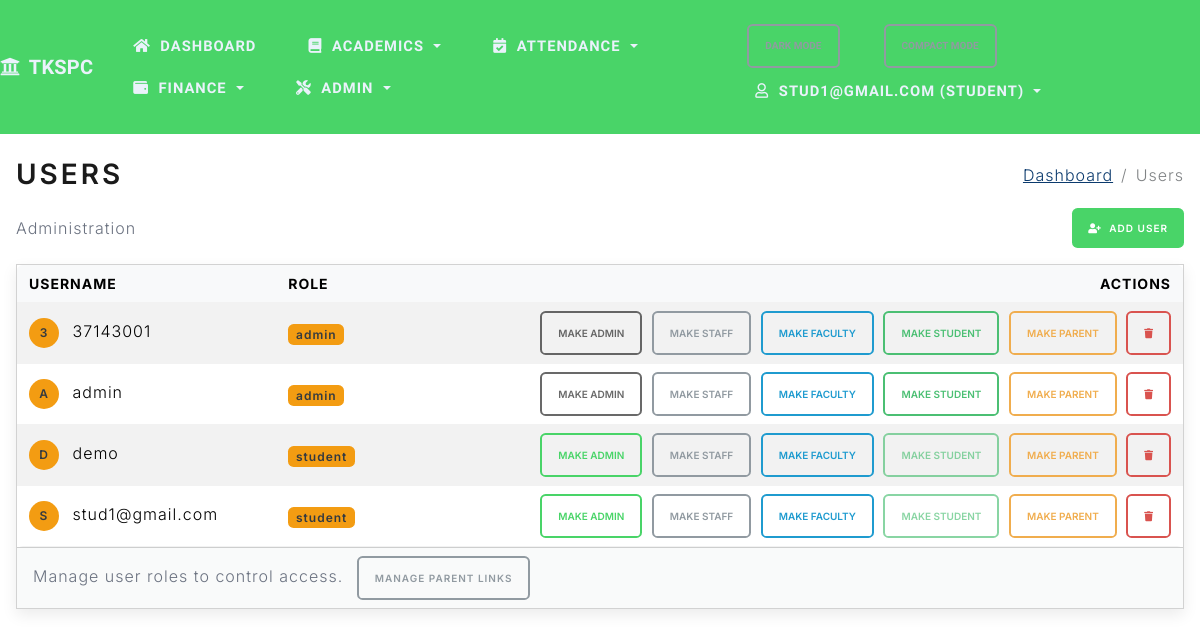
Screenshot of /admin/users (signed in) with the database file from the repository.
### project/models.py (models this page shows, shortened)
class User(db.Model):
    id = db.Column(db.Integer, primary_key=True)
    username = db.Column(db.String(80), unique=True, nullable=False)
    password_hash = db.Column(db.String(256), nullable=False)
    role = db.Column(db.String(20), nullable=False, default='staff')

### project/routes.py (the view)
@app.route('/admin/users')
@crud_required('user', 'read')
def admin_users():
    users = User.query.order_by(User.username.asc()).all()
    usernames = [u.username for u in users]
    photos = {}
    for photo in UserPhoto.query.filter(UserPhoto.username.in_(usernames)).all():
        photos[photo.username] = url_for('static', filename=photo.file_path.lstrip('/'))
    return render_template('users.html', title='Users', users=users, photos=photos)

### project/routes.py (called while the page is built)
def crud_required(resource: str, action: str):
    def decorator(fn):
        @wraps(fn)
        def wrapper(*args, **kwargs):
            if not session.get('logged_in'):
                flash('Please log in to access this page.', 'warning')
                return redirect(url_for('login', next=request.path))
            role = session.get('role')
            allowed = CRUD_PERMISSIONS.get(resource, {}).get(action, [])
            if role not in allowed:
                flash('You are not authorized to perform this action.', 'danger')
                return redirect(url_for('index'))
            return fn(*args, **kwargs)
        return wrapper
    return decorator

### project/templates/users.html (shortened to what this page needs)
{% extends 'base.html' %}
{% block page_title %}<h2 class="mb-0">Users</h2>{% endblock %}
{% block breadcrumbs %}
  <li class="breadcrumb-item"><a href="{{ url_for('dashboard') }}">Dashboard</a></li>
  <li class="breadcrumb-item active" aria-current="page">Users</li>
{% endblock %}
{% block content %}
<div class="d-flex justify-content-between align-items-center mb-3">
  <span class="text-muted">Administration</span>
  <a href="{{ url_for('add_user') }}" class="btn btn-primary btn-sm"><i class="fas fa-user-plus me-1"></i> Add User</a>
</div>
<div class="card">
  <div class="card-body p-0">
    <div class="table-responsive">
      <table class="table table-striped table-sm mb-0">
        <thead>
          <tr>
            <th>Username</th>
            <th>Role</th>
            <th class="text-end" style="min-width: 500px;">Actions</th>
          </tr>
        </thead>
        <tbody>
          {% for u in users %}
          <tr>
            <td>
              {% if photos.get(u.username) %}
              <img src="{{ photos[u.username] }}" class="rounded-circle me-2" style="width: 30px; height: 30px;" alt="{{ u.username }}">
              {% else %}
              <span class="badge bg-secondary rounded-circle me-2" style="width: 30px; height: 30px; display: inline-flex; align-items: center; justify-content: center;">{{ u.username[0]|upper }}</span>
              {% endif %}
              {{ u.username }}
            </td>
            <td><span class="badge bg-secondary">{{ u.role }}</span></td>
            <td class="text-end text-nowrap">
              <form action="{{ url_for('admin_update_user_role', user_id=u.id) }}" method="post" class="d-inline">
                <button type="submit" class="btn btn-sm btn-outline-primary" {% if u.role == 'admin' %}disabled{% endif %}>Make Admin</button>
              </form>
              <form action="{{ url_for('admin_update_user_role', user_id=u.id) }}" method="post" class="d-inline ms-1">
                <button type="submit" class="btn btn-sm btn-outline-secondary" {% if u.role == 'staff' %}disabled{% endif %}>Make Staff</button>
              </form>
              <form action="{{ url_for('admin_update_user_role', user_id=u.id) }}" method="post" class="d-inline ms-1">
                <button type="submit" class="btn btn-sm btn-outline-info" {% if u.role == 'faculty' %}disabled{% endif %}>Make Faculty</button>
              </form>
              <form action="{{ url_for('admin_update_user_role', user_id=u.id) }}" method="post" class="d-inline ms-1">
                <button type="submit" class="btn btn-sm btn-outline-success" {% if u.role == 'student' %}disabled{% endif %}>Make Student</button>
              </form>
              <form action="{{ url_for('admin_update_user_role', user_id=u.id) }}" method="post" class="d-inline ms-1">
                <button type="submit" class="btn btn-sm btn-outline-warning" {% if u.role == 'parent' %}disabled{% endif %}>Make Parent</button>
              </form>
              <form action="{{ url_for('admin_delete_user', user_id=u.id) }}" method="post" class="d-inline ms-1" onsubmit="return confirm('Are you sure you want to delete this user?');">
                <button type="submit" class="btn btn-sm btn-outline-danger"><i class="fas fa-trash"></i></button>
              </form>
            </td>
          </tr>
          {% endfor %}
        </tbody>
      </table>
    </div>
  </div>
  <div class="card-footer text-muted">
    Manage user roles to control access.
    <a href="{{ url_for('admin_parent_links') }}" class="btn btn-sm btn-outline-secondary ms-2">Manage Parent Links</a>
  </div>
  </div>
{% endblock %}

### project/templates/base.html (shortened to what this page needs)
<!DOCTYPE html>
<html>
<head>
    <link rel="stylesheet" href="https://cdn.jsdelivr.net/npm/bootswatch@5.3.2/dist/lux/bootstrap.min.css">
    <link rel="stylesheet" href="https://cdnjs.cloudflare.com/ajax/libs/font-awesome/5.15.4/css/all.min.css">
    <link rel="stylesheet" href="{{ url_for('static', filename='css/app.css') }}">
</head>
<body class="loading">
    <nav class="navbar navbar-expand-lg navbar-dark bg-tkspc sticky-top">
        <a class="navbar-brand" href="{{ url_for('students') }}"><i class="fas fa-university me-1"></i> TKSPC</a>
        <div class="collapse navbar-collapse" id="navMain">
            <ul class="navbar-nav me-auto">
                {% if session.get('logged_in') %}
                <li class="nav-item {% if request.endpoint == 'dashboard' %}active{% endif %}">
                    <a class="nav-link" href="{{ url_for('dashboard') }}" aria-label="Dashboard" data-bs-toggle="tooltip" data-bs-placement="bottom" title="Dashboard"><i class="fas fa-home me-1"></i><span class="nav-label">Dashboard</span></a>
                </li>
                <li class="nav-item dropdown">
                    <a class="nav-link dropdown-toggle" href="#" id="navAcademics" role="button" data-bs-toggle="dropdown" aria-expanded="false"><i class="fas fa-book me-1"></i><span class="nav-label">Academics</span></a>
                </li>
                <li class="nav-item dropdown">
                    <a class="nav-link dropdown-toggle" href="#" id="navAttendance" role="button" data-bs-toggle="dropdown" aria-expanded="false"><i class="fas fa-calendar-check me-1"></i><span class="nav-label">Attendance</span></a>
                </li>
                <li class="nav-item dropdown">
                    <a class="nav-link dropdown-toggle" href="#" id="navFinance" role="button" data-bs-toggle="dropdown" aria-expanded="false"><i class="fas fa-wallet me-1"></i><span class="nav-label">Finance</span></a>
                </li>
                {% if session.get('role') != 'parent' %}
                <li class="nav-item dropdown">
                    <a class="nav-link dropdown-toggle" href="#" id="navAdmin" role="button" data-bs-toggle="dropdown" aria-expanded="false"><i class="fas fa-tools me-1"></i><span class="nav-label">Admin</span></a>
                </li>
                {% endif %}
                {% endif %}
            </ul>
            <ul class="navbar-nav ms-auto">
                <li class="nav-item">
                    <button id="themeToggle" class="btn btn-sm btn-outline-secondary me-2" type="button">Dark Mode</button>
                </li>
                <li class="nav-item">
                    <button id="compactToggle" class="btn btn-sm btn-outline-secondary me-2" type="button">Compact Mode</button>
                </li>
                {% if session.get('logged_in') %}
                <li class="nav-item dropdown">
                    <a class="nav-link dropdown-toggle" href="#" id="navAccount" role="button" data-bs-toggle="dropdown" aria-expanded="false"><i class="far fa-user me-1"></i>{{ session.get('user') }} ({{ session.get('role', 'staff') }})</a>
                </li>
                {% else %}
                <li class="nav-item {% if request.endpoint == 'login' %}active{% endif %}"><a class="nav-link" href="{{ url_for('login') }}"><i class="fas fa-sign-in-alt mr-1"></i>Login</a></li>
                {% endif %}
            </ul>
        </div>
    </nav>
    <div class="container-fluid mt-4 px-3">
        <div class="d-flex justify-content-between align-items-center mb-3 page-header">
            <div>
                {% block page_title %}{% endblock %}
            </div>
            <nav aria-label="breadcrumb">
                <ol class="breadcrumb mb-0">
                    {% block breadcrumbs %}{% endblock %}
                </ol>
            </nav>
        </div>
        <div id="toastContainer" class="toast-container position-fixed p-3" style="top: 1rem; right: 1rem; z-index: 1080;">
        </div>
        {% block content %}{% endblock %}
    </div>
  </body>
</html>

### project/static/css/app.css (style rules this page uses)
:root { --bg: #ffffff; --text: #1f2937; --muted: #6b7280; --card-bg: #ffffff; --card-shadow: 0 0.35rem 0.9rem rgba(0,0,0,0.08); --table-header-bg: #f8f9fa; --tkspc-primary: #49d468; --tkspc-secondary: #f39c12; --tkspc-accent: #1abc9c; --link: #0b3a6d; --link-hover: #072a4d; }
body { background-color: var(--bg); color: var(--text); }
.container-fluid { font-family: 'Inter', system-ui, -apple-system, Segoe UI, Roboto, Helvetica, Arial, 'Apple Color Emoji', 'Segoe UI Emoji'; }
.navbar-brand { font-weight: 600; letter-spacing: 0.2px; }
.navbar .nav-link { padding: 0.5rem 0.6rem; font-size: 0.92rem; }
.navbar .navbar-nav { gap: 0.25rem; }
.navbar .nav-link { display: inline-flex; align-items: center; gap: 0.35rem; }
.navbar-dark.bg-tkspc { background-color: var(--tkspc-primary) !important; }
.navbar-dark .navbar-brand, .navbar-dark .nav-link { color: #eaf2fb; }
a { color: var(--link); }
@media (min-width: 993px) { .navbar .navbar-nav { flex-wrap: wrap; } }
.card { box-shadow: var(--card-shadow); background-color: var(--card-bg); }
table.table thead th { background-color: var(--table-header-bg); }
table.table td, table.table th { vertical-align: middle; }
.table-sm td, .table-sm th { padding: 0.5rem 0.75rem; }
.table-responsive { border-radius: 0.35rem; overflow-x: auto; -webkit-overflow-scrolling: touch; }
.text-nowrap { white-space: nowrap !important; }
.btn { border-radius: 0.35rem; }
.btn-primary { background-color: var(--tkspc-primary); border-color: var(--tkspc-primary); }
.btn-outline-primary { color: var(--tkspc-primary); border-color: var(--tkspc-primary); }
.badge.bg-secondary { background-color: var(--tkspc-secondary) !important; }
.badge { border-radius: 0.35rem; }
.text-muted { color: var(--muted) !important; }
.breadcrumb { background: transparent; }
.breadcrumb .breadcrumb-item a { color: var(--link); }
.toast-container { pointer-events: none; }

### rows the page displays
User: get "STUD1@GMAIL.COM", username "S", username "stud1@gmail.com", role "student"
User: username "3", username "37143001", role "admin"
User: username "A", username "admin", role "admin"
User: username "D", username "demo", role "student"

### other values shown
{{ session.get('role', 'staff') }} "STUDENT"
